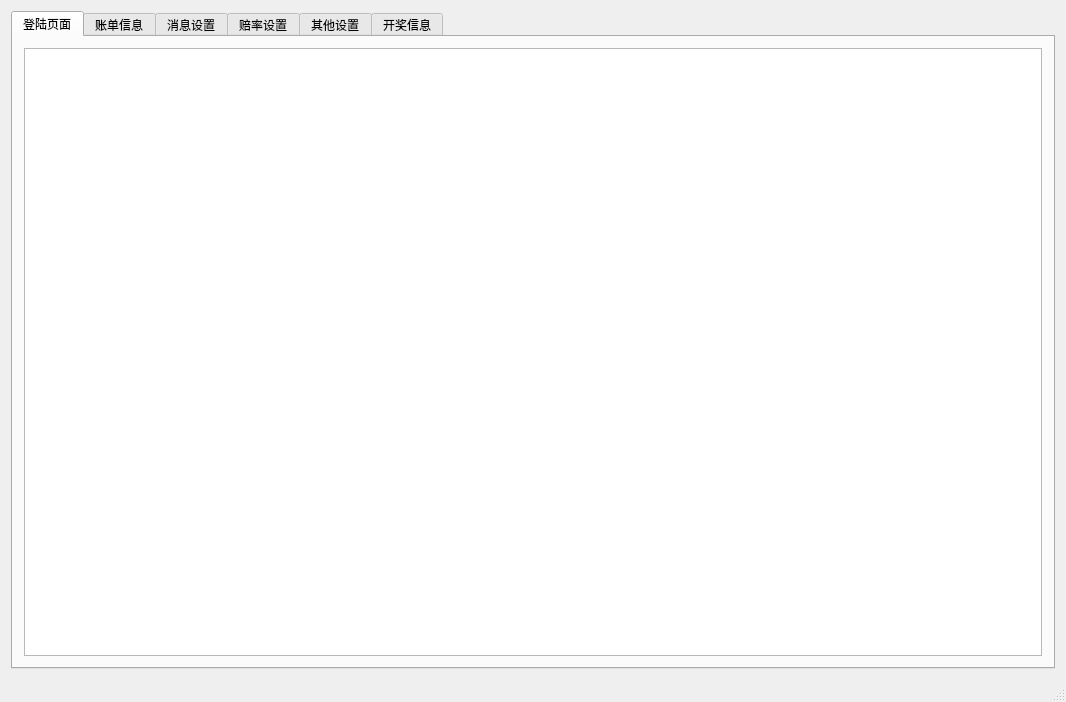
<?xml version="1.0" encoding="UTF-8"?>
<ui version="4.0">
 <class>MainWindow</class>
 <widget class="QMainWindow" name="MainWindow">
  <property name="geometry">
   <rect>
    <x>0</x>
    <y>0</y>
    <width>1066</width>
    <height>702</height>
   </rect>
  </property>
  <property name="windowTitle">
   <string>MainWindow</string>
  </property>
  <widget class="QWidget" name="centralWidget">
   <layout class="QHBoxLayout" name="horizontalLayout_7">
    <item>
     <widget class="QTabWidget" name="mainTab">
      <property name="currentIndex">
       <number>0</number>
      </property>
      <widget class="QWidget" name="mainTab_1">
       <attribute name="title">
        <string>登陆页面</string>
       </attribute>
       <layout class="QHBoxLayout" name="horizontalLayout_8">
        <item>
         <widget class="QListWidget" name="listWidget"/>
        </item>
       </layout>
      </widget>
      <widget class="QWidget" name="mainTab_2">
       <attribute name="title">
        <string>账单信息</string>
       </attribute>
       <layout class="QVBoxLayout" name="verticalLayout_11">
        <item>
         <widget class="QSplitter" name="splitter_3">
          <property name="orientation">
           <enum>Qt::Vertical</enum>
          </property>
          <widget class="QSplitter" name="splitter">
           <property name="sizePolicy">
            <sizepolicy hsizetype="Preferred" vsizetype="Preferred">
             <horstretch>0</horstretch>
             <verstretch>0</verstretch>
            </sizepolicy>
           </property>
           <property name="orientation">
            <enum>Qt::Horizontal</enum>
           </property>
           <widget class="QTableWidget" name="tableWidget_4">
            <property name="sizePolicy">
             <sizepolicy hsizetype="Minimum" vsizetype="Expanding">
              <horstretch>0</horstretch>
              <verstretch>0</verstretch>
             </sizepolicy>
            </property>
            <property name="minimumSize">
             <size>
              <width>730</width>
              <height>0</height>
             </size>
            </property>
            <attribute name="horizontalHeaderDefaultSectionSize">
             <number>80</number>
            </attribute>
            <attribute name="horizontalHeaderStretchLastSection">
             <bool>true</bool>
            </attribute>
            <column>
             <property name="text">
              <string>假人/昵称</string>
             </property>
            </column>
            <column>
             <property name="text">
              <string>余额</string>
             </property>
            </column>
            <column>
             <property name="text">
              <string>上期亏盈</string>
             </property>
            </column>
            <column>
             <property name="text">
              <string>下单总额</string>
             </property>
            </column>
            <column>
             <property name="text">
              <string>下单</string>
             </property>
            </column>
           </widget>
           <widget class="QSplitter" name="splitter_2">
            <property name="sizePolicy">
             <sizepolicy hsizetype="Maximum" vsizetype="Expanding">
              <horstretch>0</horstretch>
              <verstretch>0</verstretch>
             </sizepolicy>
            </property>
            <property name="maximumSize">
             <size>
              <width>16777215</width>
              <height>16777215</height>
             </size>
            </property>
            <property name="orientation">
             <enum>Qt::Vertical</enum>
            </property>
            <widget class="QWidget" name="">
             <layout class="QVBoxLayout" name="verticalLayout_10">
              <item>
               <widget class="QTableWidget" name="tableWidget_3">
                <property name="showGrid">
                 <bool>true</bool>
                </property>
                <attribute name="horizontalHeaderDefaultSectionSize">
                 <number>80</number>
                </attribute>
                <attribute name="horizontalHeaderStretchLastSection">
                 <bool>true</bool>
                </attribute>
                <column>
                 <property name="text">
                  <string>同意</string>
                 </property>
                </column>
                <column>
                 <property name="text">
                  <string>昵称</string>
                 </property>
                </column>
                <column>
                 <property name="text">
                  <string>下单信息</string>
                 </property>
                </column>
               </widget>
              </item>
              <item>
               <layout class="QHBoxLayout" name="horizontalLayout_6">
                <item>
                 <widget class="QCheckBox" name="checkBox_3">
                  <property name="text">
                   <string>默认接单</string>
                  </property>
                  <property name="checkable">
                   <bool>true</bool>
                  </property>
                  <property name="checked">
                   <bool>true</bool>
                  </property>
                  <property name="tristate">
                   <bool>false</bool>
                  </property>
                 </widget>
                </item>
                <item>
                 <widget class="QCheckBox" name="checkBox">
                  <property name="text">
                   <string>默认可取消单</string>
                  </property>
                  <property name="checked">
                   <bool>true</bool>
                  </property>
                 </widget>
                </item>
               </layout>
              </item>
             </layout>
            </widget>
            <widget class="QWidget" name="">
             <layout class="QVBoxLayout" name="verticalLayout">
              <item>
               <widget class="QTableWidget" name="tableWidget_2">
                <attribute name="horizontalHeaderDefaultSectionSize">
                 <number>80</number>
                </attribute>
                <attribute name="horizontalHeaderStretchLastSection">
                 <bool>true</bool>
                </attribute>
                <column>
                 <property name="text">
                  <string>同意</string>
                 </property>
                </column>
                <column>
                 <property name="text">
                  <string>昵称</string>
                 </property>
                </column>
                <column>
                 <property name="text">
                  <string>上下分</string>
                 </property>
                </column>
               </widget>
              </item>
              <item>
               <layout class="QHBoxLayout" name="horizontalLayout_5">
                <item>
                 <widget class="QCheckBox" name="checkBox_2">
                  <property name="text">
                   <string>默认上下分</string>
                  </property>
                 </widget>
                </item>
                <item>
                 <widget class="QPushButton" name="pushButton">
                  <property name="text">
                   <string>上下分历史</string>
                  </property>
                 </widget>
                </item>
               </layout>
              </item>
             </layout>
            </widget>
           </widget>
          </widget>
          <widget class="QTableWidget" name="tableWidget">
           <property name="maximumSize">
            <size>
             <width>16777215</width>
             <height>118</height>
            </size>
           </property>
           <property name="gridStyle">
            <enum>Qt::SolidLine</enum>
           </property>
           <attribute name="horizontalHeaderStretchLastSection">
            <bool>true</bool>
           </attribute>
           <row>
            <property name="text">
             <string>本期下注统计</string>
            </property>
           </row>
           <row>
            <property name="text">
             <string>上期下注统计</string>
            </property>
           </row>
           <row>
            <property name="text">
             <string>上期赔付统计</string>
            </property>
           </row>
           <column>
            <property name="text">
             <string>总额</string>
            </property>
           </column>
           <column>
            <property name="text">
             <string>总和大</string>
            </property>
           </column>
           <column>
            <property name="text">
             <string>总和小</string>
            </property>
           </column>
           <column>
            <property name="text">
             <string>总和单</string>
            </property>
           </column>
           <column>
            <property name="text">
             <string>总和双</string>
            </property>
           </column>
           <column>
            <property name="text">
             <string>龙</string>
            </property>
           </column>
           <column>
            <property name="text">
             <string>虎</string>
            </property>
           </column>
           <column>
            <property name="text">
             <string>和</string>
            </property>
           </column>
           <column>
            <property name="text">
             <string>单码</string>
            </property>
           </column>
          </widget>
         </widget>
        </item>
        <item>
         <layout class="QHBoxLayout" name="horizontalLayout_4">
          <item>
           <layout class="QGridLayout" name="gridLayout_2">
            <item row="1" column="1">
             <widget class="QLineEdit" name="lineEdit">
              <property name="sizePolicy">
               <sizepolicy hsizetype="Fixed" vsizetype="Fixed">
                <horstretch>0</horstretch>
                <verstretch>0</verstretch>
               </sizepolicy>
              </property>
             </widget>
            </item>
            <item row="0" column="0">
             <widget class="QLabel" name="label_2">
              <property name="sizePolicy">
               <sizepolicy hsizetype="Fixed" vsizetype="Preferred">
                <horstretch>0</horstretch>
                <verstretch>0</verstretch>
               </sizepolicy>
              </property>
              <property name="minimumSize">
               <size>
                <width>50</width>
                <height>0</height>
               </size>
              </property>
              <property name="text">
               <string>玩家</string>
              </property>
              <property name="alignment">
               <set>Qt::AlignCenter</set>
              </property>
             </widget>
            </item>
            <item row="1" column="0">
             <widget class="QLabel" name="label">
              <property name="sizePolicy">
               <sizepolicy hsizetype="Fixed" vsizetype="Preferred">
                <horstretch>0</horstretch>
                <verstretch>0</verstretch>
               </sizepolicy>
              </property>
              <property name="minimumSize">
               <size>
                <width>50</width>
                <height>0</height>
               </size>
              </property>
              <property name="text">
               <string>积分</string>
              </property>
              <property name="alignment">
               <set>Qt::AlignCenter</set>
              </property>
             </widget>
            </item>
            <item row="0" column="1">
             <widget class="QLineEdit" name="lineEdit_2">
              <property name="sizePolicy">
               <sizepolicy hsizetype="Fixed" vsizetype="Fixed">
                <horstretch>0</horstretch>
                <verstretch>0</verstretch>
               </sizepolicy>
              </property>
             </widget>
            </item>
            <item row="1" column="2">
             <widget class="QPushButton" name="pushButton_2">
              <property name="sizePolicy">
               <sizepolicy hsizetype="Fixed" vsizetype="Fixed">
                <horstretch>0</horstretch>
                <verstretch>0</verstretch>
               </sizepolicy>
              </property>
              <property name="text">
               <string>添加</string>
              </property>
             </widget>
            </item>
           </layout>
          </item>
          <item>
           <spacer name="horizontalSpacer">
            <property name="orientation">
             <enum>Qt::Horizontal</enum>
            </property>
            <property name="sizeType">
             <enum>QSizePolicy::Expanding</enum>
            </property>
            <property name="sizeHint" stdset="0">
             <size>
              <width>40</width>
              <height>20</height>
             </size>
            </property>
           </spacer>
          </item>
          <item>
           <layout class="QGridLayout" name="gridLayout_3">
            <item row="3" column="0">
             <widget class="QCheckBox" name="checkBox_8">
              <property name="sizePolicy">
               <sizepolicy hsizetype="Fixed" vsizetype="Fixed">
                <horstretch>0</horstretch>
                <verstretch>0</verstretch>
               </sizepolicy>
              </property>
              <property name="text">
               <string>封盘语音提示</string>
              </property>
              <property name="checked">
               <bool>true</bool>
              </property>
             </widget>
            </item>
            <item row="2" column="0">
             <widget class="QCheckBox" name="checkBox_9">
              <property name="sizePolicy">
               <sizepolicy hsizetype="Fixed" vsizetype="Fixed">
                <horstretch>0</horstretch>
                <verstretch>0</verstretch>
               </sizepolicy>
              </property>
              <property name="text">
               <string>上下分语音提示</string>
              </property>
              <property name="checked">
               <bool>true</bool>
              </property>
             </widget>
            </item>
            <item row="1" column="0">
             <widget class="QCheckBox" name="checkBox_10">
              <property name="sizePolicy">
               <sizepolicy hsizetype="Fixed" vsizetype="Fixed">
                <horstretch>0</horstretch>
                <verstretch>0</verstretch>
               </sizepolicy>
              </property>
              <property name="text">
               <string>发送封盘确认</string>
              </property>
              <property name="checked">
               <bool>true</bool>
              </property>
             </widget>
            </item>
            <item row="0" column="0">
             <widget class="QCheckBox" name="checkBox_11">
              <property name="sizePolicy">
               <sizepolicy hsizetype="Fixed" vsizetype="Fixed">
                <horstretch>0</horstretch>
                <verstretch>0</verstretch>
               </sizepolicy>
              </property>
              <property name="text">
               <string>发送账单</string>
              </property>
              <property name="checked">
               <bool>true</bool>
              </property>
             </widget>
            </item>
            <item row="0" column="1">
             <widget class="QCheckBox" name="checkBox_7">
              <property name="sizePolicy">
               <sizepolicy hsizetype="Fixed" vsizetype="Fixed">
                <horstretch>0</horstretch>
                <verstretch>0</verstretch>
               </sizepolicy>
              </property>
              <property name="text">
               <string>成功下单提示</string>
              </property>
              <property name="checked">
               <bool>true</bool>
              </property>
             </widget>
            </item>
            <item row="1" column="1">
             <widget class="QCheckBox" name="checkBox_6">
              <property name="sizePolicy">
               <sizepolicy hsizetype="Fixed" vsizetype="Fixed">
                <horstretch>0</horstretch>
                <verstretch>0</verstretch>
               </sizepolicy>
              </property>
              <property name="text">
               <string>格式错误提示</string>
              </property>
              <property name="checked">
               <bool>true</bool>
              </property>
             </widget>
            </item>
            <item row="2" column="1">
             <widget class="QCheckBox" name="checkBox_5">
              <property name="sizePolicy">
               <sizepolicy hsizetype="Fixed" vsizetype="Fixed">
                <horstretch>0</horstretch>
                <verstretch>0</verstretch>
               </sizepolicy>
              </property>
              <property name="text">
               <string>允许负分</string>
              </property>
             </widget>
            </item>
            <item row="3" column="1">
             <widget class="QCheckBox" name="checkBox_4">
              <property name="sizePolicy">
               <sizepolicy hsizetype="Fixed" vsizetype="Fixed">
                <horstretch>0</horstretch>
                <verstretch>0</verstretch>
               </sizepolicy>
              </property>
              <property name="text">
               <string>封盘自动存账单</string>
              </property>
              <property name="checked">
               <bool>true</bool>
              </property>
             </widget>
            </item>
           </layout>
          </item>
          <item>
           <spacer name="horizontalSpacer_2">
            <property name="orientation">
             <enum>Qt::Horizontal</enum>
            </property>
            <property name="sizeHint" stdset="0">
             <size>
              <width>40</width>
              <height>20</height>
             </size>
            </property>
           </spacer>
          </item>
          <item>
           <layout class="QGridLayout" name="gridLayout_4">
            <item row="0" column="1">
             <widget class="QPushButton" name="pushButton_6">
              <property name="sizePolicy">
               <sizepolicy hsizetype="Fixed" vsizetype="Fixed">
                <horstretch>0</horstretch>
                <verstretch>0</verstretch>
               </sizepolicy>
              </property>
              <property name="text">
               <string>账单操作</string>
              </property>
             </widget>
            </item>
            <item row="1" column="0">
             <widget class="QPushButton" name="pushButton_8">
              <property name="sizePolicy">
               <sizepolicy hsizetype="Fixed" vsizetype="Fixed">
                <horstretch>0</horstretch>
                <verstretch>0</verstretch>
               </sizepolicy>
              </property>
              <property name="text">
               <string>手动开奖</string>
              </property>
             </widget>
            </item>
            <item row="0" column="0">
             <widget class="QPushButton" name="pushButton_9">
              <property name="sizePolicy">
               <sizepolicy hsizetype="Fixed" vsizetype="Fixed">
                <horstretch>0</horstretch>
                <verstretch>0</verstretch>
               </sizepolicy>
              </property>
              <property name="text">
               <string>手动封盘</string>
              </property>
             </widget>
            </item>
            <item row="0" column="2">
             <widget class="QPushButton" name="pushButton_5">
              <property name="sizePolicy">
               <sizepolicy hsizetype="Fixed" vsizetype="Fixed">
                <horstretch>0</horstretch>
                <verstretch>0</verstretch>
               </sizepolicy>
              </property>
              <property name="text">
               <string>未开奖退款</string>
              </property>
             </widget>
            </item>
            <item row="1" column="2">
             <widget class="QPushButton" name="pushButton_4">
              <property name="sizePolicy">
               <sizepolicy hsizetype="Fixed" vsizetype="Fixed">
                <horstretch>0</horstretch>
                <verstretch>0</verstretch>
               </sizepolicy>
              </property>
              <property name="text">
               <string>开奖历史</string>
              </property>
             </widget>
            </item>
            <item row="1" column="1">
             <widget class="QPushButton" name="pushButton_7">
              <property name="sizePolicy">
               <sizepolicy hsizetype="Fixed" vsizetype="Fixed">
                <horstretch>0</horstretch>
                <verstretch>0</verstretch>
               </sizepolicy>
              </property>
              <property name="text">
               <string>开奖结果</string>
              </property>
             </widget>
            </item>
           </layout>
          </item>
          <item>
           <spacer name="horizontalSpacer_3">
            <property name="orientation">
             <enum>Qt::Horizontal</enum>
            </property>
            <property name="sizeHint" stdset="0">
             <size>
              <width>40</width>
              <height>20</height>
             </size>
            </property>
           </spacer>
          </item>
          <item>
           <layout class="QVBoxLayout" name="verticalLayout_9">
            <item>
             <widget class="QPushButton" name="pushButton_11">
              <property name="sizePolicy">
               <sizepolicy hsizetype="Fixed" vsizetype="Fixed">
                <horstretch>0</horstretch>
                <verstretch>0</verstretch>
               </sizepolicy>
              </property>
              <property name="text">
               <string>统计盘核对</string>
              </property>
             </widget>
            </item>
            <item>
             <widget class="QPushButton" name="pushButton_10">
              <property name="sizePolicy">
               <sizepolicy hsizetype="Minimum" vsizetype="Fixed">
                <horstretch>0</horstretch>
                <verstretch>0</verstretch>
               </sizepolicy>
              </property>
              <property name="minimumSize">
               <size>
                <width>140</width>
                <height>40</height>
               </size>
              </property>
              <property name="text">
               <string>开启系统</string>
              </property>
             </widget>
            </item>
           </layout>
          </item>
         </layout>
        </item>
       </layout>
       <zorder>tableWidget</zorder>
       <zorder>tableWidget_2</zorder>
       <zorder>tableWidget_3</zorder>
       <zorder>widget</zorder>
       <zorder>tableWidget</zorder>
       <zorder>verticalLayoutWidget_5</zorder>
       <zorder>gridLayoutWidget</zorder>
       <zorder>tableWidget_4</zorder>
       <zorder>widget</zorder>
       <zorder>tableWidget_2</zorder>
       <zorder>splitter_3</zorder>
      </widget>
      <widget class="QWidget" name="mainTab_3">
       <attribute name="title">
        <string>消息设置</string>
       </attribute>
       <layout class="QHBoxLayout" name="horizontalLayout">
        <item>
         <widget class="QGroupBox" name="groupBox">
          <property name="title">
           <string>GroupBox</string>
          </property>
          <widget class="QWidget" name="verticalLayoutWidget_2">
           <property name="geometry">
            <rect>
             <x>20</x>
             <y>30</y>
             <width>471</width>
             <height>451</height>
            </rect>
           </property>
           <layout class="QVBoxLayout" name="verticalLayout_3"/>
          </widget>
         </widget>
        </item>
        <item>
         <layout class="QVBoxLayout" name="verticalLayout_2"/>
        </item>
       </layout>
      </widget>
      <widget class="QWidget" name="mainTab_4">
       <attribute name="title">
        <string>赔率设置</string>
       </attribute>
       <layout class="QVBoxLayout" name="verticalLayout_6">
        <item>
         <layout class="QVBoxLayout" name="verticalLayout_5"/>
        </item>
       </layout>
      </widget>
      <widget class="QWidget" name="mainTab_5">
       <attribute name="title">
        <string>其他设置</string>
       </attribute>
       <layout class="QHBoxLayout" name="horizontalLayout_3">
        <item>
         <layout class="QHBoxLayout" name="horizontalLayout_2"/>
        </item>
       </layout>
      </widget>
      <widget class="QWidget" name="mainTab_6">
       <attribute name="title">
        <string>开奖信息</string>
       </attribute>
       <layout class="QVBoxLayout" name="verticalLayout_8">
        <item>
         <layout class="QVBoxLayout" name="verticalLayout_7"/>
        </item>
       </layout>
      </widget>
     </widget>
    </item>
   </layout>
  </widget>
  <widget class="QStatusBar" name="statusBar"/>
 </widget>
 <layoutdefault spacing="6" margin="11"/>
 <resources/>
 <connections/>
</ui>
